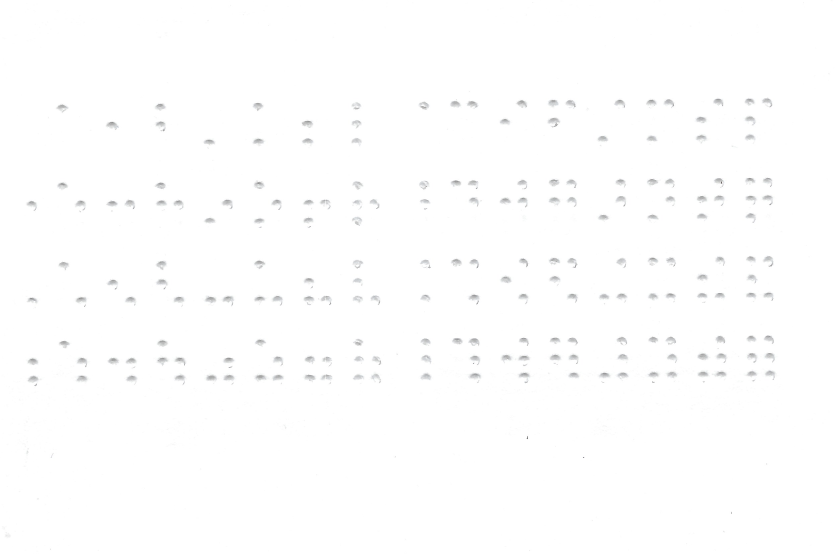
#> input picture Data/all_symbols.png, 2512 x 1660 px (shown at 1/3 size)
$ python -i segment.py   (imports and definitions only)
#> lines starting #> are read from the running program, lines starting #| are printed output that depends on the picture; after the words box and inside, x2 and y2 are one past the last pixel; in counts of white or black regions, pixels touching at a corner belong together
import cv2
import matplotlib.pyplot as plt
import numpy as np
from scipy.optimize import least_squares

class Segmenter:
    #Object used to collapse  neighboring lines of black or white space
    class Space:
        def __init__(self, start_index, width):
            self.start_index = start_index
            self.width = width

        def middle(self):
            return self.start_index + self.width // 2

        def end (self):
            return self.start_index + self.width - 1


    def __init__(self):
        self.image = None
        self.height = 0
        self.width = 0


    #Segment the image given as a parameter
    # Assumes image has been preprocessed
    def segment(self, input_image):
        self.image = input_image
        self.height = self.image.shape[0]
        self.width = self.image.shape[1]

        # Calculate row and column weights
        row_weights, col_weights  = self.__get_weights()

        # Get lists of cuts to segment the image
        row_cuts = self.__get_cuts(row_weights, self.height)
        col_cuts = self.__get_cuts(col_weights, self.width)

        # Create 2D array of image segmetns from cuts that preserves location of characters
        segments = []
        for i in range(len(row_cuts)-1):
            segments.append([])
            for j in range(len(col_cuts)-1):
                # Cut out single character
                x1, y1 = col_cuts[j], row_cuts[i]
                x2, y2 = col_cuts[j+1], row_cuts[i+1]
                seg = self.image[y1:y2, x1:x2]

                # Shrink image to size for Neural Network
                seg = self.__resize(seg)

                # Add context of line weights from surrounding image to preserve spacial information for dots
                seg = self.__add_context(seg, x1, y1, x2, y2, row_weights, col_weights)

                # Add segmented image  to 2D array
                segments[i].append(seg)

        return segments


    #Returns the row and column weights of the image
    def __get_weights(self):
        # Calculate row_weights
        row_weights = np.zeros(self.height, dtype=int)
        for i in range(self.height):
            row_weights[i] = np.sum(self.image[i, :]) / self.width
        # Calculate col_weights
        col_weights = np.zeros(self.width, dtype=int)
        for i in range(self.width):
            col_weights[i] = np.sum(self.image[:, i]) / self.height
        return row_weights, col_weights

    #Returns list of indices to make cuts given the input weights
    def __get_cuts(self, weights, max_cut):
        img = weights.astype(np.uint8)

        # Apply Thresholding to weights to mark each line as white or black space
        _, mask = cv2.threshold(img, 254.5, 255, cv2.THRESH_BINARY)

        # Combine neighboring whitespace into single space object
        whitespaces = self.__collapse_whitespace(mask)

        # Find whitespaces which mark seperation between characters
        deliminators = self.__get_deliminators(whitespaces)

        # Make a list of the midpoints of whitespaces which seperate characters
        midpoints = []
        for space in deliminators:
            midpoints.append(space.middle())

        # Use linear regression to make cuts at equal spacing
        midpoints, slope = self.__fit_cuts(midpoints)

        # Add 2 outer cuts to list using the spacing from the linear model. Insures added cuts are inbounds
        cuts = []
        if midpoints[0] - 0.95*slope > 0:
            cuts.append(midpoints[0] - 0.95*slope)
        else:
            cuts.append(0)
        for point in midpoints:
            cuts.append(point)
        if midpoints[-1] + 0.95*slope < max_cut:
            cuts.append(midpoints[-1] + 0.95*slope)
        else:
            cuts.append(max_cut)

        return [int(cut) for cut in cuts]

    #Collapse neighboring lines of whitespace into a list of space objects
    def __collapse_whitespace(self, mask):
        whitespace_list = []
        current_space = None
        for i in range(len(mask)):
            if mask[i] > 128:  # Check if line is whitespace
                if current_space is None:
                    current_space = self.Space(i, 1)
                else:
                    current_space.width += 1
            else:
                if current_space is not None:
                    whitespace_list.append(current_space)
                    current_space = None
        if current_space is not None:
            whitespace_list.append(current_space)
        return whitespace_list

    # Take a list of whitespace objects and return a list of the whitespaces which seperate characters
    def __get_deliminators(self, whitespaces):
        # Remove margins
        whitespaces.pop(0)
        whitespaces.pop(-1)

        # Make an array of space sizes
        space_sizes = np.zeros(len(whitespaces), dtype=int)
        for i  in range(len(whitespaces)):
            space_sizes[i] = whitespaces[i].width

        # Apply Otsu's Thresholding to space_sizes to find threshold to mark each space as line seperation or not
        threshold, _ = cv2.threshold(space_sizes.astype(np.uint8), 0, 255, cv2.THRESH_BINARY + cv2.THRESH_OTSU)

        # Apply threshold value to get list of deliminators
        deliminators = []
        for space in whitespaces:
            if space.width > threshold:
                deliminators.append(space)

        return deliminators

    # Fit a linear model to cuts to give then equal spacing
    def __fit_cuts(self, cuts):
        # Linear Model
        line = np.polynomial.Polynomial.fit(range(len(cuts)), cuts, 1)

        # Cuts from linear model
        _, new_cuts = line.linspace(len(cuts), [0, len(cuts)-1])
        return list(new_cuts), line.convert().coef[1]

    # Shrink character segment to proper size for neural network
    def __resize(self, image):
        img = cv2.resize(image, (20,30), interpolation=cv2.INTER_AREA)
        _, bin_img = cv2.threshold(img, 0, 255, cv2.THRESH_BINARY + cv2.THRESH_OTSU)
        return bin_img

    # Add line weights to include spacial information from surrounding image in segmented image
    def __add_context(self, image, x1, y1, x2, y2, row_weights, col_weights):
        # cut out relevant section of row  weights  and srink it to 30 pixel length
        row_weights = row_weights[y1:y2]
        row_weights = self.__shrink_weights(row_weights, 30)

        # Add row weights to right side of image
        row_weights = np.asmatrix(row_weights)
        row_weights = np.transpose(row_weights)
        image = np.append(image, row_weights, axis=1)

        # cut out relevant section of column   weights  and srink it to 20 pixel length
        col_weights = col_weights[x1:x2]
        col_weights = self.__shrink_weights(col_weights, 20)

        # Add column  weights to bottom  of image
        col_weights = np.append(col_weights, 0)
        col_weights = np.asmatrix(col_weights)
        image = np.append(image, col_weights, axis=0)

        return image

    # Resize line weights to reduced size for neural network
    def __shrink_weights(self, weights, size):
        # starting index for bins
        cuts = np.linspace(0, weights.shape[0]-1, size+1, dtype='int')

        # Make each pixel be the average weight of the corresponding pixels in original image
        shrunk = np.zeros(size)
        for i in range(size):
            shrunk[i] = np.average(weights[cuts[i]:cuts[i+1]])

        # Make the minimum weight be 0 and the maximum weight be 255
        shrunk = shrunk - np.min(shrunk)
        shrunk = (shrunk / np.max(shrunk)) * 255.0

        return shrunk


# Methods used for visualization during debugging
    # [43 lines left out: functions __plot, __show_cuts, __show_whitespace, not called in this run]

>>> import cv2
>>> picture = cv2.imread('../Data/all_symbols.png', cv2.IMREAD_GRAYSCALE)
#> picture: shape (1660, 2512); min 0, max 255, mean 253.9
>>> result = Segmenter().segment(picture)
#> after the loop in __get_weights, `for i in range(self.height):`: row_weights = 1660 values, max 255 at index 126, min 241 at index 1127, mean 253.1
#> after the loop in __get_weights, `for i in range(self.width):`: col_weights = 2512 values, max 255 at index 283, min 248 at index 2248, mean 253.2
#> in __get_cuts, `img = weights.astype(np.uint8)`: img has the same summary as row_weights in __get_weights
#> in __get_cuts, `_, mask = cv2.threshold(img, 254.5, 255, cv2.THRESH_BINARY)`: mask = 1660 values, max 255 at index 126, min 0 at index 0, mean 12.44
#> the loop in __collapse_whitespace, `for i in range(len(mask)):` made 1660 passes
#> current_space.width on passes 128, 133, 134, 149, 160, 166, 167, 168, 169, 170, 171, 172: 2, 2, 3, 2, 2, 2, 3, 4, 5, 6, 7, 8
#> after the loop in __collapse_whitespace, `for i in range(len(mask)):`: whitespace_list = 27 items
#> in __get_deliminators, `space_sizes = np.zeros(len(whitespaces), dtype=int)`: space_sizes = 25 values from 0 to 0
#> the loop in __get_deliminators, `for i  in range(len(whitespaces)):` made 25 passes
#> after the loop in __get_deliminators, `for i  in range(len(whitespaces)):`: space_sizes = 25 values, max 12 at index 5, min 1 at index 1, mean 3.08
#> in __get_deliminators, `threshold, _ = cv2.threshold(space_sizes.astype(np.uint8), 0, 255, cv2..`: threshold = 5
#> the loop in __get_deliminators, `for space in whitespaces:` made 25 passes
#> after the loop in __get_deliminators, `for space in whitespaces:`: deliminators = 4 items
#> the loop in __get_cuts, `for space in deliminators:` made 4 passes
#> after the loop in __get_cuts, `for space in deliminators:`: midpoints = [170, 184, 450, 474]
#> in __fit_cuts, `_, new_cuts = line.linspace(len(cuts), [0, len(cuts)-1])`: new_cuts = [142.8, 260.6, 378.4, 496.2]
#> in __get_cuts, `midpoints, slope = self.__fit_cuts(midpoints)`: slope = 117.8
#> the loop in __get_cuts, `for point in midpoints:` made 4 passes
#> point on passes 1 to 4: 142.8, 260.6, 378.4, 496.2
#> after the loop in __get_cuts, `for point in midpoints:`: cuts = [30.89, 142.8, 260.6, 378.4, 496.2]
#> in segment, `row_cuts = self.__get_cuts(row_weights, self.height)`: row_cuts = [30, 142, 260, 378, 496, 608]
#> the loop in __collapse_whitespace (call 2), `for i in range(len(mask)):` made 2512 passes
#> the loop in __get_deliminators (call 2), `for i  in range(len(whitespaces)):` made 17 passes
#> the loop in __get_deliminators (call 2), `for space in whitespaces:` made 17 passes
#> the loop in __get_cuts (call 2), `for space in deliminators:` made 4 passes
#> the loop in __get_cuts (call 2), `for point in midpoints:` made 4 passes
#> point on passes 1 to 4: 1082.2, 1574.4, 2066.6, 2558.8
#> in segment, `col_cuts = self.__get_cuts(col_weights, self.width)`: col_cuts = [614, 1082, 1574, 2066, 2558, 2512]
#> the loop in segment, `for i in range(len(row_cuts)-1):` made 1 pass
#> pass 1, in __resize, `_, bin_img = cv2.threshold(img, 0, 255, cv2.THRESH_BINARY + cv2.THRESH..`:
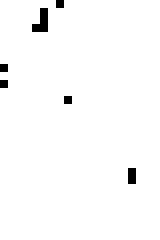
#> bin_img: shape (30, 20) (shown 8 times larger); 98.3% white; black in thin lines or dots, all inside (x1, y1, x2, y2) = (0, 0, 17, 23)
#> pass 1, in __add_context, `image = np.append(image, col_weights, axis=0)`:
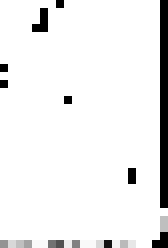
#> image: shape (31, 21) float64 (shown 8 times larger); min 0, max 255, mean 237.7
#> after the loop in segment, `for i in range(len(row_cuts)-1):`: segments = 1 item
#> (the run stopped early here; a loop or call above may not have finished)

$ run again, on Data/data1.png
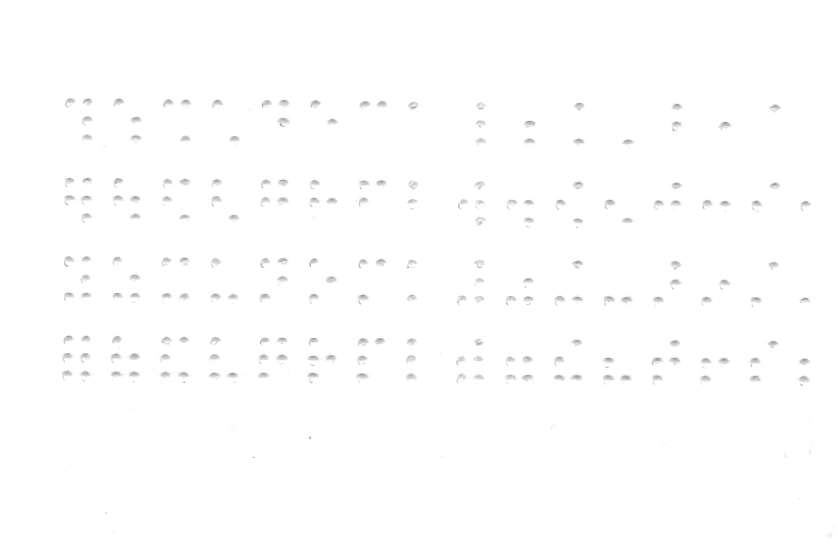
#> input picture Data/data1.png, 2512 x 1660 px (shown at 1/3 size)
#> after the loop in __get_weights, `for i in range(self.height):`: row_weights = 1660 values, max 255 at index 126, min 241 at index 1127, mean 253.1
#> after the loop in __get_weights, `for i in range(self.width):`: col_weights = 2512 values, max 255 at index 0, min 248 at index 253, mean 253.2
#> in __get_cuts, `img = weights.astype(np.uint8)`: img has the same summary as row_weights in __get_weights
#> mask = 1660 values, max 255 at index 126, min 0 at index 0, mean 12.44
#> the loop in __collapse_whitespace, `for i in range(len(mask)):` made 1660 passes
#> current_space.width on passes 128, 133, 134, 149, 160, 166, 167, 168: 2, 2, 3, 2, 2, 2, 3, 4
#> after the loop in __collapse_whitespace, `for i in range(len(mask)):`: whitespace_list = 27 items
#> in __get_deliminators, `space_sizes = np.zeros(len(whitespaces), dtype=int)`: space_sizes = 25 values from 0 to 0
#> the loop in __get_deliminators, `for i  in range(len(whitespaces)):` made 25 passes
#> after the loop in __get_deliminators, `for i  in range(len(whitespaces)):`: space_sizes = 25 values, max 12 at index 5, min 1 at index 1, mean 3.08
#> threshold = 5
#> the loop in __get_deliminators, `for space in whitespaces:` made 25 passes
#> after the loop in __get_deliminators, `for space in whitespaces:`: deliminators = 4 items
#> the loop in __get_cuts, `for space in deliminators:` made 4 passes
#> after the loop in __get_cuts, `for space in deliminators:`: midpoints = [170, 184, 450, 474]
#> new_cuts = [142.8, 260.6, 378.4, 496.2]
#> in __get_cuts, `midpoints, slope = self.__fit_cuts(midpoints)`: slope = 117.8
#> the loop in __get_cuts, `for point in midpoints:` made 4 passes
#> point on passes 1 to 4: 142.8, 260.6, 378.4, 496.2
#> after the loop in __get_cuts, `for point in midpoints:`: cuts = [30.89, 142.8, 260.6, 378.4, 496.2]
#> row_cuts = [30, 142, 260, 378, 496, 608]
#> the loop in __collapse_whitespace (call 2), `for i in range(len(mask)):` made 2512 passes
#> the loop in __get_deliminators (call 2), `for i  in range(len(whitespaces)):` made 17 passes
#> the loop in __get_deliminators (call 2), `for space in whitespaces:` made 17 passes
#> the loop in __get_cuts (call 2), `for space in deliminators:` made 4 passes
#> the loop in __get_cuts (call 2), `for point in midpoints:` made 4 passes
#> point on passes 1 to 4: -46.8, 445.4, 937.6, 1429.8
#> col_cuts = [0, -46, 445, 937, 1429, 1897]
#> the loop in segment, `for i in range(len(row_cuts)-1):` made 1 pass
#> pass 1, in __add_context, `image = np.append(image, col_weights, axis=0)`:
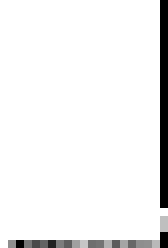
#> image: shape (31, 21) float64 (shown 8 times larger); min 0, max 255, mean 239.9
#> after the loop in segment, `for i in range(len(row_cuts)-1):`: segments = 1 item
